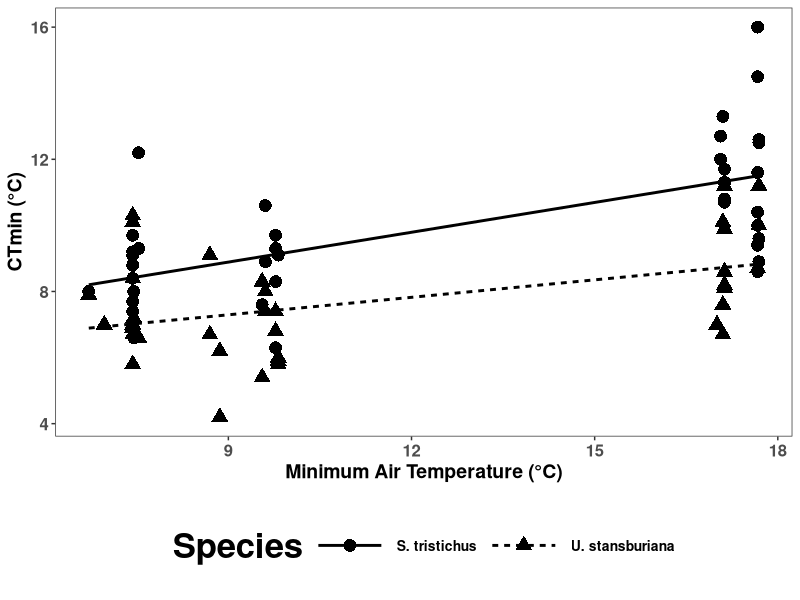
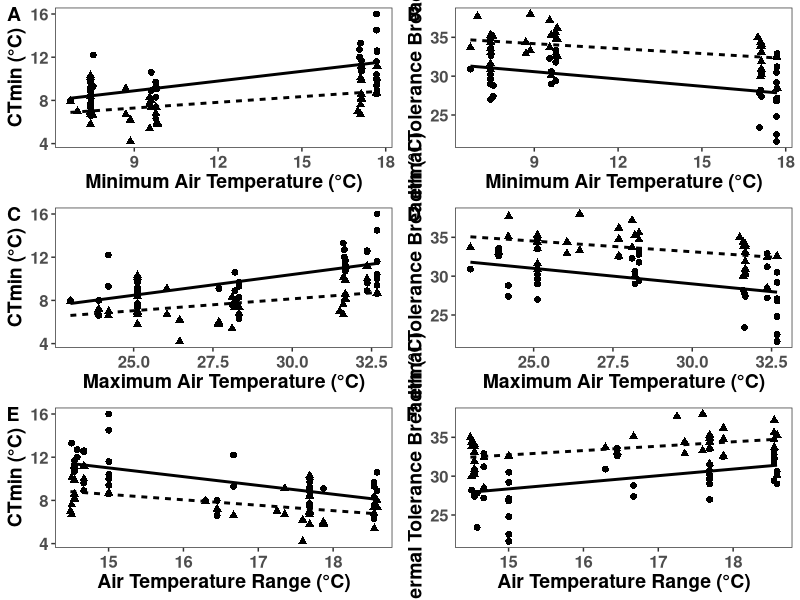
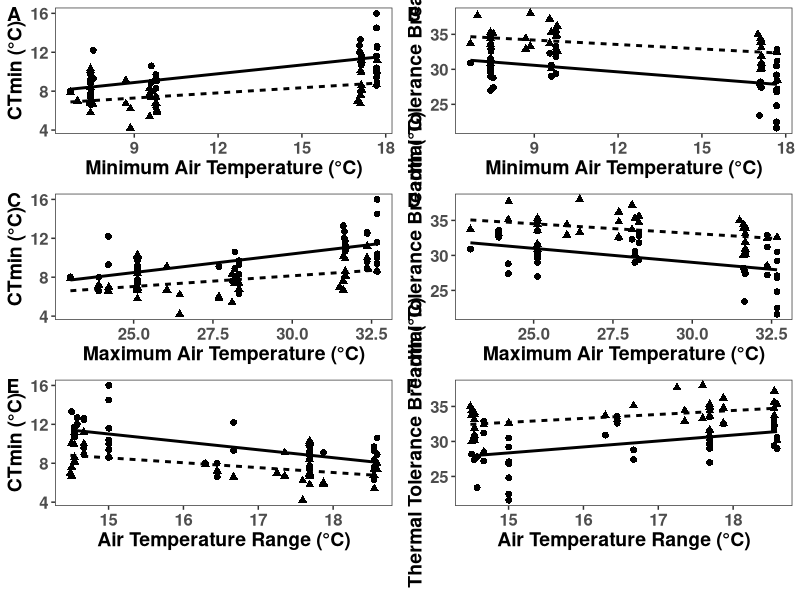
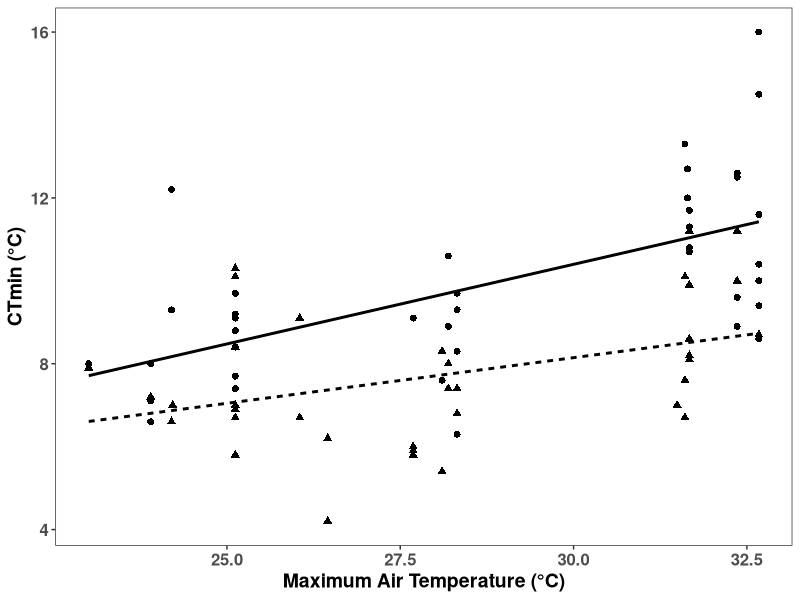
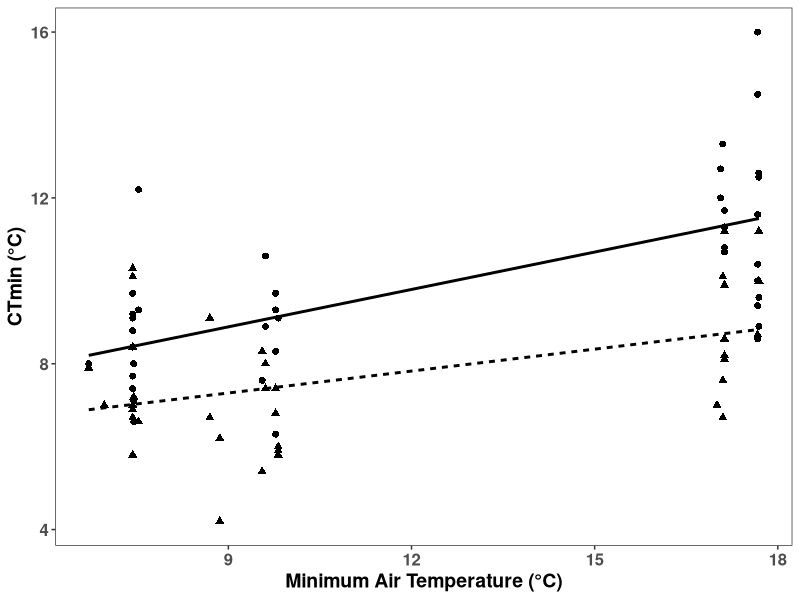
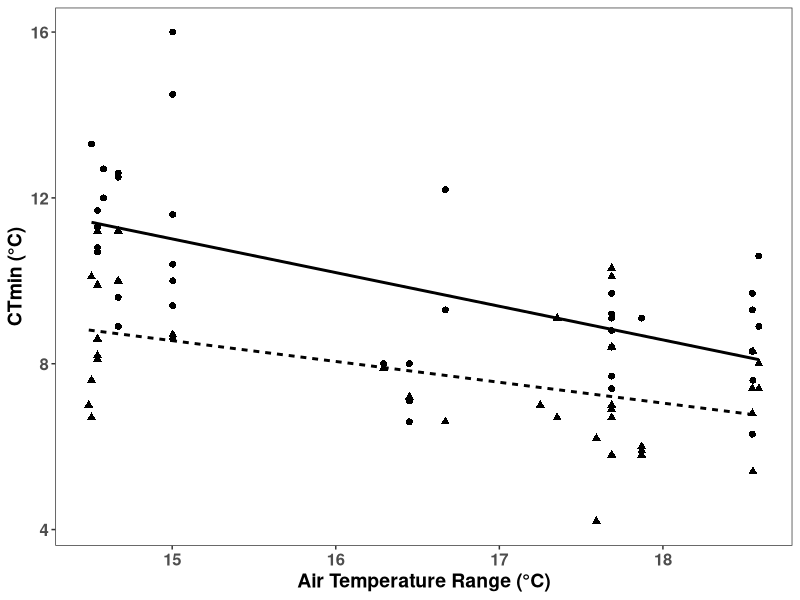
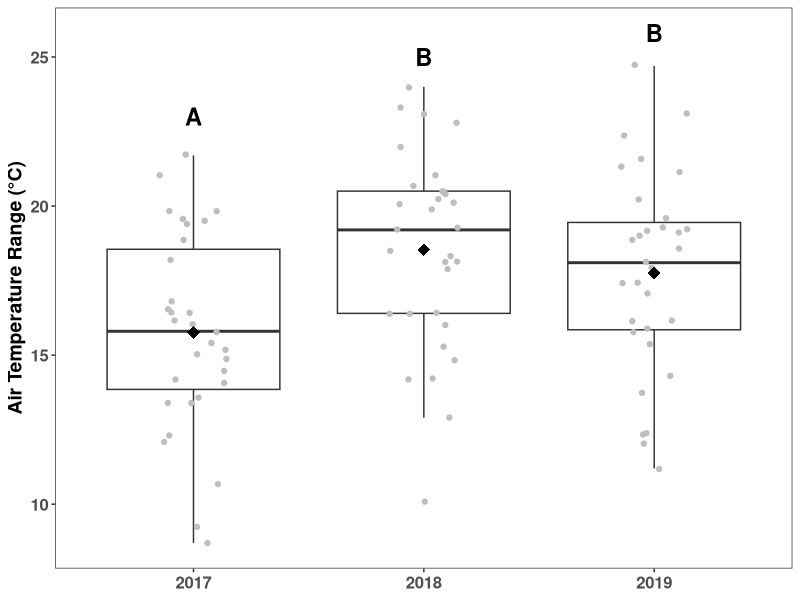
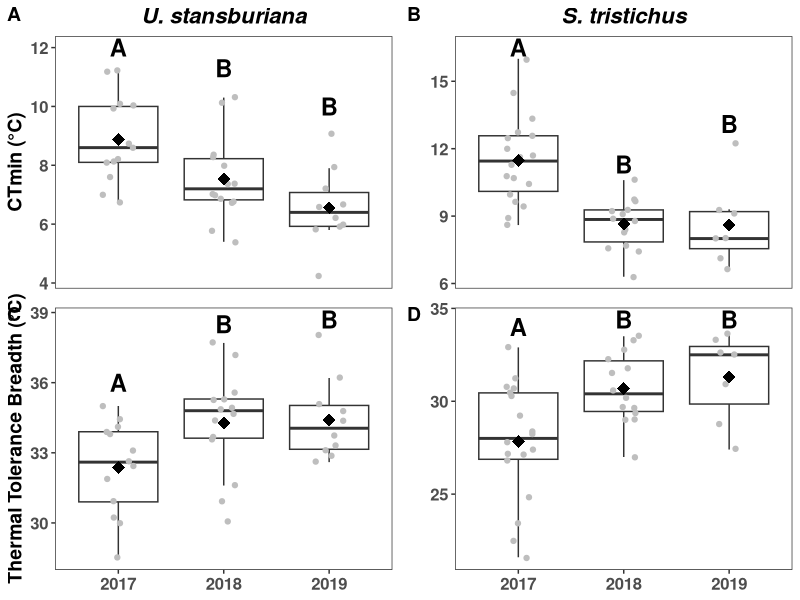

These charts were generated, in order, by the following R code:
library(ggplot2)
library(cowplot)
st.err = function(x) {sd(x)/sqrt(length(x))}

# Datasets ----
## Lizards
lizards<-read.csv("Ch1Lizards.csv")
lizards$date<-as.Date(lizards$date, format="%Y-%m-%d")
lizards$Year<-as.factor(lizards$Year)

## Environmental data from CRC
# Daily values- Used in chapter as of 7/11
CRC.Env=read.table("CRCData2016-2020.txt", header=T, sep=",")
CRC.Env=CRC.Env[,c(1,14,15,16,31,32,33,25)]
CRC.Env$date_time<-as.Date(CRC.Env$date_time, format="%Y-%m-%d")
CRC.Env$Temp_Range<-CRC.Env$airt_max-CRC.Env$airt_min

# Lizard Analyses ----
# Differences between species for Table 1
summary(aov(CTmin~species, data=subset(lizards, Year=="2017")))
summary(aov(CTmin~species, data=subset(lizards, Year=="2018")))
summary(aov(CTmin~species, data=subset(lizards, Year=="2019")))

summary(aov(CTmax~species, data=subset(lizards, Year=="2017")))
summary(aov(CTmax~species, data=subset(lizards, Year=="2018")))
summary(aov(CTmax~species, data=subset(lizards, Year=="2019")))

summary(aov(Tbreadth~species, data=subset(lizards, Year=="2017")))
summary(aov(Tbreadth~species, data=subset(lizards, Year=="2018")))
summary(aov(Tbreadth~species, data=subset(lizards, Year=="2019")))

summary(aov(Tb~species, data=subset(lizards, Year=="2017")))
summary(aov(Tb~species, data=subset(lizards, Year=="2018")))
summary(aov(Tb~species, data=subset(lizards, Year=="2019")))

# Differences among sampling periods
lizards.U<-subset(lizards, species=="U. stansburiana")
lizards.U<-droplevels(lizards.U)
lizards.S<-subset(lizards, species=="S. tristichus")
lizards.S<-droplevels(lizards.S)

# Table 2
aov1.us<-aov(CTmin~Year, lizards.U)
summary(aov1.us)
TukeyHSD(aov1.us)
aov1.st<-aov(CTmin~Year, lizards.S)
summary(aov1.st)
TukeyHSD(aov1.st)
aov2.us<-aov(CTmax~Year, lizards.U)
summary(aov2.us) # NS
aov2.st<-aov(CTmax~Year, lizards.S)
summary(aov2.st) # NS
aov3.us<-aov(Tbreadth~Year, lizards.U)
summary(aov3.us)
TukeyHSD(aov3.us)
aov3.st<-aov(Tbreadth~Year, lizards.S)
summary(aov3.st)
TukeyHSD(aov3.st)
aov4.us<-aov(Tb~Year, lizards.U)
summary(aov4.us) # NS
aov4.st<-aov(Tb~Year, lizards.S)
summary(aov4.st) # NS

## Yearly Environmenal Differences
# Environmental conditions on 15 days before and after median sampling date
med.date<-aggregate(date~Year, median, data=lizards)
med.date$date.past<-med.date$date-15
med.date$date.future<-med.date$date+15

Range.2017<-subset(CRC.Env, date_time >= med.date$date.past[1] & date_time <= med.date$date.future[1])
Range.2017$Year<-as.factor("2017")
Range.2018<-subset(CRC.Env, date_time >= med.date$date.past[2] & date_time <= med.date$date.future[2])
Range.2018$Year<-as.factor("2018")
Range.2019<-subset(CRC.Env, date_time >= med.date$date.past[3] & date_time <= med.date$date.future[3])
Range.2019$Year<-as.factor("2019")
YearlyRange<-rbind(Range.2017,Range.2018,Range.2019)

# Comparison of temperature range (TAmax-TAmin)
aov5<-aov(Temp_Range~Year, data=YearlyRange)
summary(aov5)
TukeyHSD(aov5)

## Correlations
List = list()
for(i in 1:length(lizards$id)){
  ind.data = lizards[i,]
  
  dat.min.30 = ind.data$date-30
  
  sub.data = subset(CRC.Env, date_time >= dat.min.30 & date_time < ind.data$date)
  
  TAavg = mean(sub.data$airt_avg)
  TAmin = mean(sub.data$airt_min)
  TAmax = mean(sub.data$airt_max)
  TArange = mean(sub.data$Temp_Range)
  
  List[[length(List)+1]] = data.frame(id = ind.data$id, TAavg = TAavg, TAmin = TAmin, TAmax = TAmax, TArange = TArange, Date = ind.data$date, Date.30 = dat.min.30)
}
List = plyr::ldply(List)

lizards1<-merge(lizards,List, by="id")
colnames(lizards1)[2]<-"Species"
lizards1.U<-subset(lizards1, Species=="U. stansburiana")
lizards1.S<-subset(lizards1, Species=="S. tristichus")

# TAmin
cor.test(lizards1.U$TAmin, lizards1.U$CTmin, method="pearson")
cor.test(lizards1.U$TAmin, lizards1.U$CTmax, method="pearson")
cor.test(lizards1.U$TAmin, lizards1.U$Tbreadth, method="pearson")
cor.test(lizards1.U$TAmin, lizards1.U$Tb, method="pearson")

cor.test(lizards1.S$TAmin, lizards1.S$CTmin, method="pearson")
cor.test(lizards1.S$TAmin, lizards1.S$CTmax, method="pearson")
cor.test(lizards1.S$TAmin, lizards1.S$Tbreadth, method="pearson")
cor.test(lizards1.S$TAmin, lizards1.S$Tb, method="pearson")

# TAmax
cor.test(lizards1.U$TAmax, lizards1.U$CTmin, method="pearson")
cor.test(lizards1.U$TAmax, lizards1.U$CTmax, method="pearson")
cor.test(lizards1.U$TAmax, lizards1.U$Tbreadth, method="pearson")
cor.test(lizards1.U$TAmax, lizards1.U$Tb, method="pearson")

cor.test(lizards1.S$TAmax, lizards1.S$CTmin, method="pearson")
cor.test(lizards1.S$TAmax, lizards1.S$CTmax, method="pearson")
cor.test(lizards1.S$TAmax, lizards1.S$Tbreadth, method="pearson")
cor.test(lizards1.S$TAmax, lizards1.S$Tb, method="pearson")

# TArange
cor.test(lizards1.U$TArange, lizards1.U$CTmin, method="pearson")
cor.test(lizards1.U$TArange, lizards1.U$CTmax, method="pearson")
cor.test(lizards1.U$TArange, lizards1.U$Tbreadth, method="pearson")
cor.test(lizards1.U$TArange, lizards1.U$Tb, method="pearson")

cor.test(lizards1.S$TArange, lizards1.S$CTmin, method="pearson")
cor.test(lizards1.S$TArange, lizards1.S$CTmax, method="pearson")
cor.test(lizards1.S$TArange, lizards1.S$Tbreadth, method="pearson")
cor.test(lizards1.S$TArange, lizards1.S$Tb, method="pearson")

## Figures ----
# Figure 1
Yearly.mean<-aggregate(Temp_Range~Year, mean, data=YearlyRange)
Yearly.se<-aggregate(Temp_Range~Year, st.err, data=YearlyRange)
YearlyMeanData<-cbind(Yearly.mean,Yearly.se$Temp_Range)
colnames(YearlyMeanData)<-c("Year","Mean","SE")

fig1.box<-ggplot(data=YearlyRange, aes(x=Year, y=Temp_Range))+
  geom_boxplot(outlier.shape=NA)+
  geom_point(position=position_jitter(seed=2,width=0.15), color="gray")+
  geom_point(data=YearlyMeanData, aes(x=Year, y=Mean), size=4, shape=18)+
  theme_bw()+
  theme(axis.title.x=element_blank())+
  theme(panel.grid.major=element_line(colour="#FFFFFF"),panel.grid.minor=element_line(colour="#FFFFFF"))+
  theme(axis.text=element_text(size=12,face="bold"), axis.title=element_text(size=14,face="bold"))+
  theme(legend.position="")+
  xlab("")+
  ylab("Air Temperature Range (°C)")+
  annotate("text",
           x = c(1, 2, 3),
           y = c(23, 25, 25.8),
           label = c("A", "B", "B"), fontface="bold",
           size=6)
#ggsave("Fig1box.jpeg", plot=fig1.box, height=5, width=5)

# Figure 2
a<-aggregate(cbind(CTmin,Tbreadth,CTmax)~Year+species, mean, data=lizards)
b<-aggregate(cbind(CTmin,Tbreadth,CTmax)~Year+species, st.err, data=lizards)
c<-cbind(a,b$CTmin,b$Tbreadth,b$CTmax)
colnames(c)<-c("Year","Species","CTmin","Tbreadth","CTmax","CTmin.se","Tbreadth.se","CTmax.se")

c.us<-subset(c, Species=="U. stansburiana")
c.us<-droplevels(c.us)
c.st<-subset(c, Species=="S. tristichus")
c.st<-droplevels(c.st)

fig2A.box<-ggplot(data=lizards.U, aes(x=Year, y=CTmin))+
  geom_boxplot(outlier.shape=NA)+ # including outlier.shape=NA removes the outlier symbol so the jitter doesn't add extra points.
  geom_point(position=position_jitter(seed=2,width=0.15), color="gray")+
  geom_point(data=c.us, aes(x=Year, y=CTmin), size=4, shape=18)+
  theme_bw()+
  theme(panel.grid.major=element_line(colour="#FFFFFF"),panel.grid.minor=element_line(colour="#FFFFFF"))+
  theme(legend.position="")+
  labs(title="U. stansburiana")+
  theme(plot.title = element_text(size=16, face="bold.italic", hjust=0.5))+
  theme(axis.title.x=element_blank(),
        axis.text.x=element_blank(),
        axis.ticks.x=element_blank())+
  theme(axis.text=element_text(size=12,face="bold"), axis.title=element_text(size=14,face="bold"))+
  theme(legend.position="")+
  annotate("text",
           x = c(1, 2, 3),
           y = c(12, 11.3, 10),
           label = c("A", "B", "B"), fontface="bold",
           size=6)+
  xlab("")+
  ylab("CTmin (°C)")

fig2B.box<-ggplot(data=lizards.S, aes(x=Year, y=CTmin))+
  geom_boxplot(outlier.shape=NA)+ 
  geom_point(position=position_jitter(seed=2,width=0.15), color="gray")+
  geom_point(data=c.st, aes(x=Year, y=CTmin), size=4, shape=18)+
  theme_bw()+
  theme(panel.grid.major=element_line(colour="#FFFFFF"),panel.grid.minor=element_line(colour="#FFFFFF"))+
  theme(legend.position="")+
  labs(title="S. tristichus")+
  theme(plot.title = element_text(size=16, face="bold.italic", hjust=0.5))+
  theme(axis.title.x=element_blank(),
        axis.text.x=element_blank(),
        axis.ticks.x=element_blank())+
  theme(axis.text=element_text(size=12,face="bold"), axis.title=element_text(size=14,face="bold"))+
  theme(legend.position="")+
  annotate("text",
           x = c(1, 2, 3),
           y = c(16.5, 11.3, 13.1),
           label = c("A", "B", "B"), fontface="bold",
           size=6)+
  xlab("")+
  ylab("")

fig2C.box<-ggplot(data=lizards.U, aes(x=Year, y=Tbreadth))+
  geom_boxplot(outlier.shape=NA)+ 
  geom_point(position=position_jitter(seed=2,width=0.15), color="gray")+
  geom_point(data=c.us, aes(x=Year, y=Tbreadth), size=4, shape=18)+
  theme_bw()+
  theme(panel.grid.major=element_line(colour="#FFFFFF"),panel.grid.minor=element_line(colour="#FFFFFF"))+
  theme(legend.position="")+
  theme(plot.title = element_text(size=16, face="bold.italic", hjust=0.5))+
  theme(axis.title.x=element_blank())+
  theme(axis.text=element_text(size=12,face="bold"), axis.title=element_text(size=14,face="bold"))+
  theme(legend.position="")+
  annotate("text",
           x = c(1, 2, 3),
           y = c(36, 38.5, 38.7),
           label = c("A", "B", "B"), fontface="bold",
           size=6)+
  xlab("")+
  ylab("Thermal Tolerance Breadth (°C)")

fig2D.box<-ggplot(data=lizards.S, aes(x=Year, y=Tbreadth))+
  geom_boxplot(outlier.shape=NA)+ 
  geom_point(position=position_jitter(seed=2,width=0.15), color="gray")+
  geom_point(data=c.st, aes(x=Year, y=Tbreadth), size=4, shape=18)+
  theme_bw()+
  theme(panel.grid.major=element_line(colour="#FFFFFF"),panel.grid.minor=element_line(colour="#FFFFFF"))+
  theme(legend.position="")+
  theme(plot.title = element_text(size=16, face="bold.italic", hjust=0.5))+
  theme(axis.title.x=element_blank())+
  theme(axis.text=element_text(size=12,face="bold"), axis.title=element_text(size=14,face="bold"))+
  theme(legend.position="")+
  annotate("text",
           x = c(1, 2, 3),
           y = c(34, 34.4, 34.4),
           label = c("A", "B", "B"), fontface="bold",
           size=6)+
  xlab("")+
  ylab("")

# Make Panel
Fig2.box=plot_grid(fig2A.box, fig2B.box, fig2C.box, fig2D.box,
                   labels = "AUTO", ncol = 2, align="v")
#ggsave("Fig2box.jpeg", width=7, height=8, plot=Fig2.box)

# Figure 3
# Legend
CorrelationLegend<-ggplot(data=lizards1, aes(x=TAmin, y=CTmin, group=Species, shape=Species))+
  geom_point(size=4)+
  geom_smooth(aes(linetype=Species), method='lm', formula= y~x, se=F, color="black")+
  theme_bw()+
  theme(panel.grid.major=element_line(colour="#FFFFFF"),panel.grid.minor=element_line(colour="#FFFFFF"))+
  theme(axis.text=element_text(size=12,face="bold"), axis.title=element_text(size=14,face="bold"))+
  theme(legend.position="bottom",
        legend.key.size = unit(2, 'cm'),
        legend.title = element_text(size=25, face="bold"),
        legend.text = element_text(size=10, face="bold"))+
  xlab("Minimum Air Temperature (°C)")+
  ylab("CTmin (°C)")

CTminxTAmin<-ggplot(data=lizards1, aes(x=TAmin, y=CTmin, group=Species, shape=Species))+
  geom_point(size=2)+
  geom_smooth(aes(linetype=Species), method='lm', formula= y~x, se=F, color="black")+
  theme_bw()+
  theme(panel.grid.major=element_line(colour="#FFFFFF"),panel.grid.minor=element_line(colour="#FFFFFF"))+
  theme(axis.text=element_text(size=12,face="bold"), axis.title=element_text(size=14,face="bold"))+
  theme(legend.position="")+
  xlab("Minimum Air Temperature (°C)")+
  ylab("CTmin (°C)")
TbreadthxTAmin<-ggplot(data=lizards1, aes(x=TAmin, y=Tbreadth, group=Species, shape=Species))+
  geom_point(size=2)+
  geom_smooth(aes(linetype=Species), method='lm', formula= y~x, se=F, color="black")+
  theme_bw()+
  theme(panel.grid.major=element_line(colour="#FFFFFF"),panel.grid.minor=element_line(colour="#FFFFFF"))+
  theme(axis.text=element_text(size=12,face="bold"), axis.title=element_text(size=14,face="bold"))+
  theme(legend.position="")+
  xlab("Minimum Air Temperature (°C)")+
  ylab("Thermal Tolerance Breadth (°C)")

CTminxTAmax<-ggplot(data=lizards1, aes(x=TAmax, y=CTmin, group=Species, shape=Species))+
  geom_point(size=2)+
  geom_smooth(aes(linetype=Species), method='lm', formula= y~x, se=F, color="black")+
  theme_bw()+
  theme(panel.grid.major=element_line(colour="#FFFFFF"),panel.grid.minor=element_line(colour="#FFFFFF"))+
  theme(axis.text=element_text(size=12,face="bold"), axis.title=element_text(size=14,face="bold"))+
  theme(legend.position="")+
  xlab("Maximum Air Temperature (°C)")+
  ylab("CTmin (°C)")
TbreadthxTAmax<-ggplot(data=lizards1, aes(x=TAmax, y=Tbreadth, group=Species, shape=Species))+
  geom_point(size=2)+
  geom_smooth(aes(linetype=Species), method='lm', formula= y~x, se=F, color="black")+
  theme_bw()+
  theme(panel.grid.major=element_line(colour="#FFFFFF"),panel.grid.minor=element_line(colour="#FFFFFF"))+
  theme(axis.text=element_text(size=12,face="bold"), axis.title=element_text(size=14,face="bold"))+
  theme(legend.position="")+
  xlab("Maximum Air Temperature (°C)")+
  ylab("Thermal Tolerance Breadth (°C)")

CTminxTArange<-ggplot(data=lizards1, aes(x=TArange, y=CTmin, group=Species, shape=Species))+
  geom_point(size=2)+
  geom_smooth(aes(linetype=Species), method='lm', formula= y~x, se=F, color="black")+
  theme_bw()+
  theme(panel.grid.major=element_line(colour="#FFFFFF"),panel.grid.minor=element_line(colour="#FFFFFF"))+
  theme(axis.text=element_text(size=12,face="bold"), axis.title=element_text(size=14,face="bold"))+
  theme(legend.position="")+
  xlab("Air Temperature Range (°C)")+
  ylab("CTmin (°C)")
TbreadthxTArange<-ggplot(data=lizards1, aes(x=TArange, y=Tbreadth, group=Species, shape=Species))+
  geom_point(size=2)+
  geom_smooth(aes(linetype=Species), method='lm', formula= y~x, se=F, color="black")+
  theme_bw()+
  theme(panel.grid.major=element_line(colour="#FFFFFF"),panel.grid.minor=element_line(colour="#FFFFFF"))+
  theme(axis.text=element_text(size=12,face="bold"), axis.title=element_text(size=14,face="bold"))+
  theme(legend.position="")+
  xlab("Air Temperature Range (°C)")+
  ylab("Thermal Tolerance Breadth (°C)")

# Make Panel
c.legend=get_legend(CorrelationLegend)
correlations=plot_grid(CTminxTAmin, TbreadthxTAmin, CTminxTAmax, TbreadthxTAmax, CTminxTArange, TbreadthxTArange,
                       labels = "AUTO", ncol = 2, nrow=3, align="v")
correlations1=plot_grid(correlations,c.legend, ncol = 1, rel_heights = c(2,.15))
#ggsave("Correlations.png", height=13, width=10, plot=correlations1)
